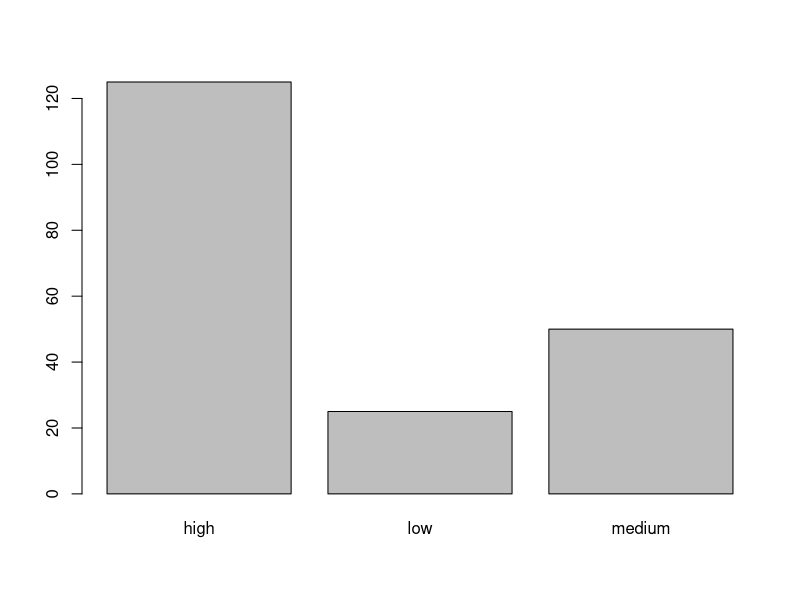
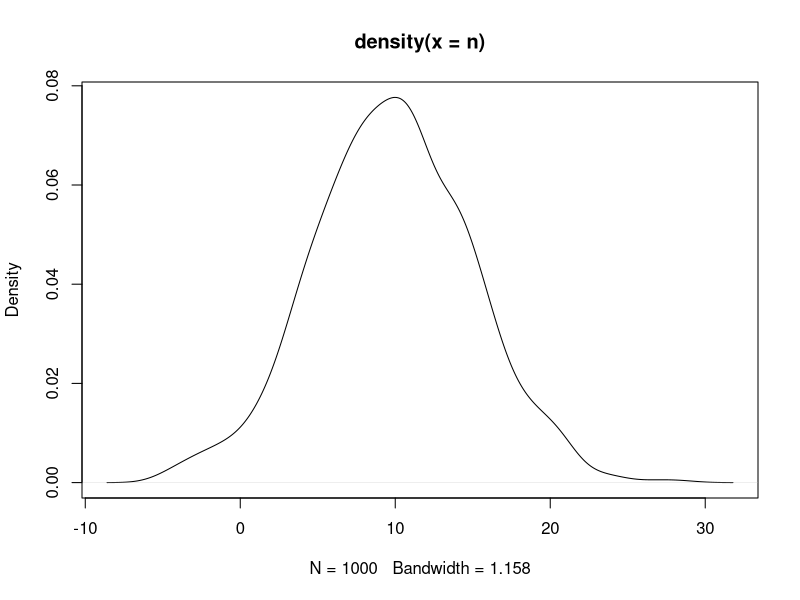
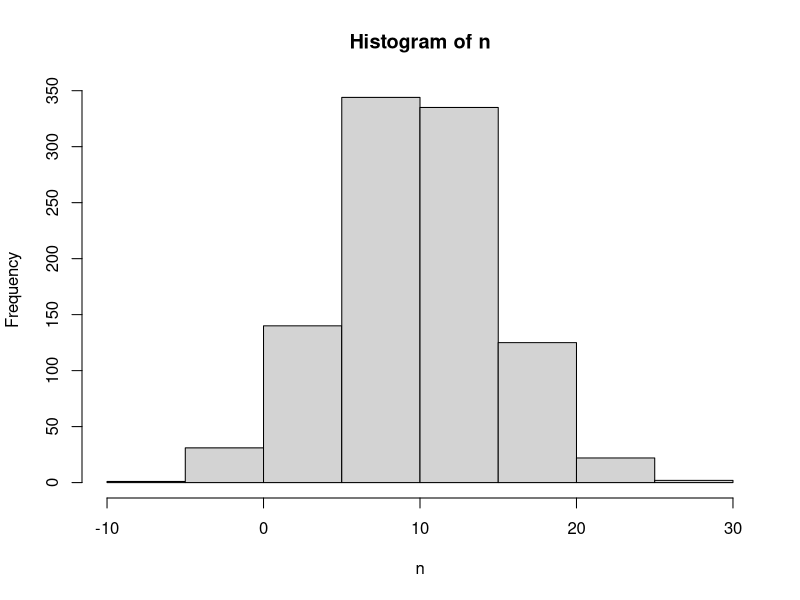
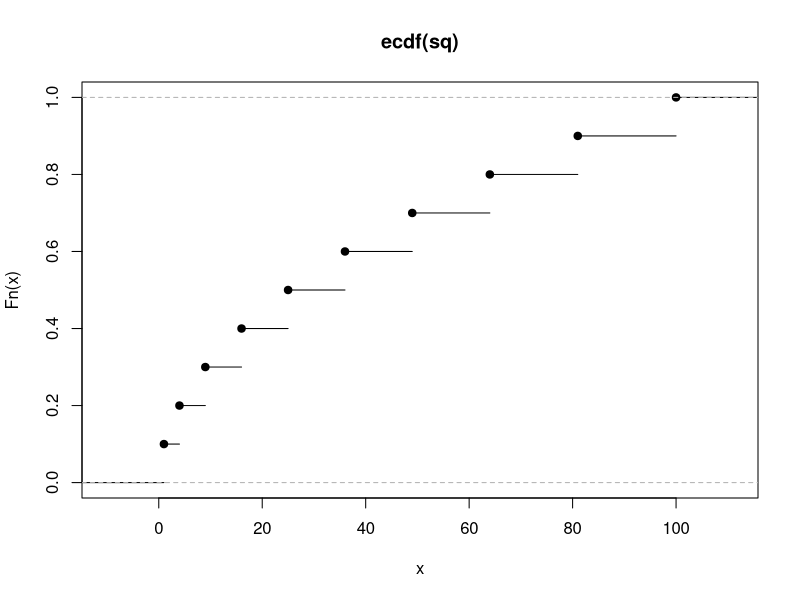
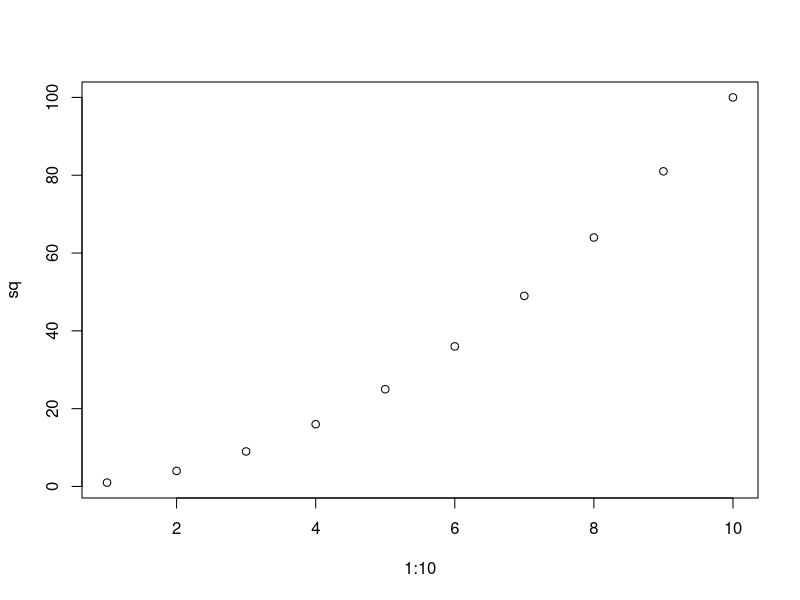
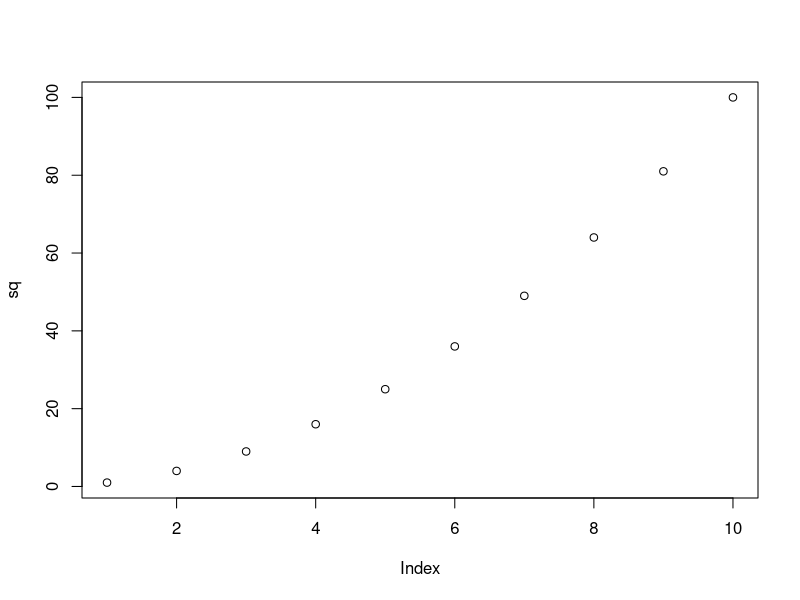

These charts were generated, in order, by the following R code:
#lab2.R

# 1. Create a vector
myname <- c("Nathaniel","Scott","MacNell")
myname  # print it

# 2. Create a vector with seq()
seq(from=2,to=100,by=2)

# 3. Stack vector commands
rep(seq(1,5),10)
# OR
short <- 1:5
rep(short,10)

# 4. What is the index?
41

# 5. Subset with repeated indices
let <- c("e","h","l","o")
let[c(2,1,3,3,4)]

# 6. reverse a vector
hello <- let[c(2,1,3,3,4)]
hello[5:1]
rev(hello) # secret trick

# 7. Operate on a whole vector
x <- 1:10 
sq <- x^2

# 8. Use the random number generator
n <- rnorm(n=1000,mean=10,sd=5)

# 9. Simplify data entry using rep()
bp <- c(rep("high",125),rep("medium",50),rep("low",25))

# 10. Summary statistics
summary(sq)

# 11. Try out some plots
# (We'll learn how to make them look good later!)
barplot(table(bp)) # good for categories
plot(density(n))  # can be helpful for large random data
hist(n) # more meaningful for real data
plot(ecdf(sq))  # good for small data

# 11. Plot by index
plot(1:10,sq)
plot(sq)  # this actually does the same thing.
# we're plotting by index i.e. showing a time series

### Lists ###
# 1. Build and slice a list of vectors
dat <- list(ID=c("A","B","C"),exposure=c("low","low","high"),
outcome=c(TRUE,TRUE,FALSE))
dat$exposure[2]

# 2. Build a dataset
person <- c("Me","Bro","Mom","Dad")
age <- c(27,24,54,57)
bday <- c("March","September","March","January")
family <- list(person=person,age=age,bday=bday)
family$age

### Practice ###
# 1. Days of the week
days <- c("N","M","T","W","H","F","S")
# 2. Date
date <- 8:14
# 3. Month
month <- rep("Feb",7)
# 4. List
time <- list(days=days,date=date,month=month)
# 5. Reference list
time$date[4]
# 6. Subset List
time$days[2:6]
# 7. Use built-in dataset
letters[c(1,2,1,4,3,1,2)]
# 8. Logical Query
# broken down so you can see what's happening
nums <- seq(2,20,2) # you don't have to name arguments
nums
greater <- nums > 10
greater
nums[greater]
# shorter version
nums[nums>10]
# I read this as "nums WHERE nums is greater than 10"
